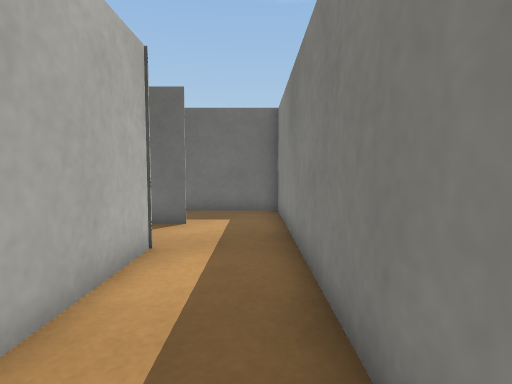
View 1 (above)

17 first-person views from a walk through a Webots world. The camera is 0.39 m above the floor, tilts 4° down and sees 80° across. The floor is counted in squares, 0.25 m on a side. Each view is taken from the middle of a square. On the plan, view 1 faces up. The plan holds only what a view shows up to about 15 squares ahead; the rest is blank. The place goes on beyond the plan. Robots are left out. Webots' stock objects and surfaces are drawn as simple stand-ins.

View 2
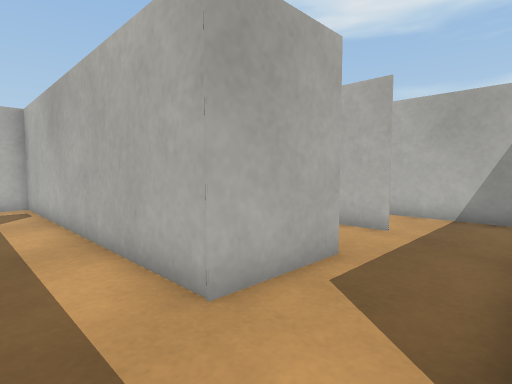

View 3
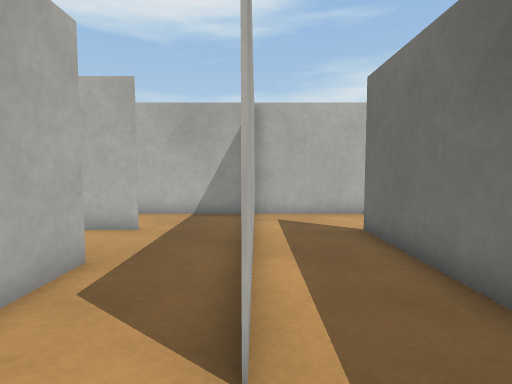

View 4
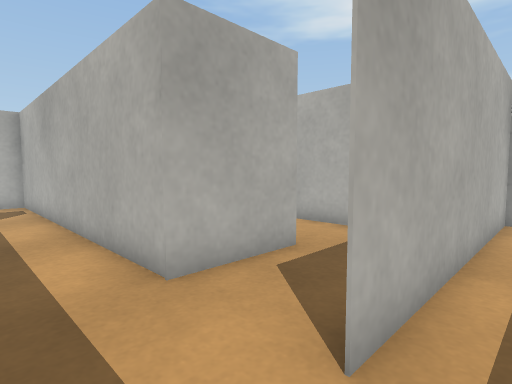

View 5
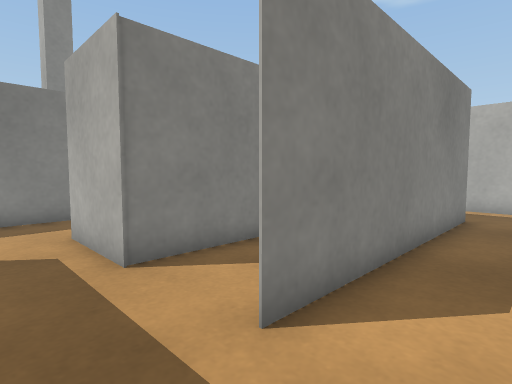

View 6
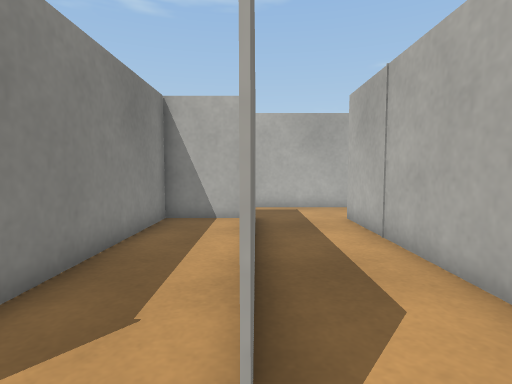

View 7
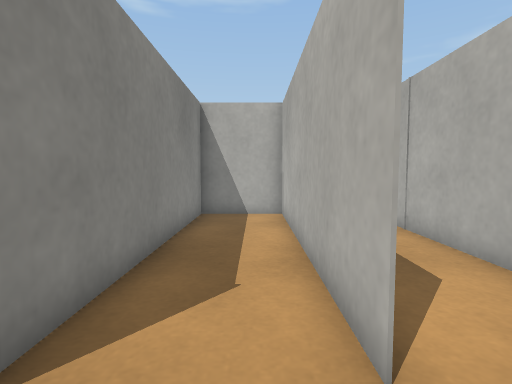

View 8
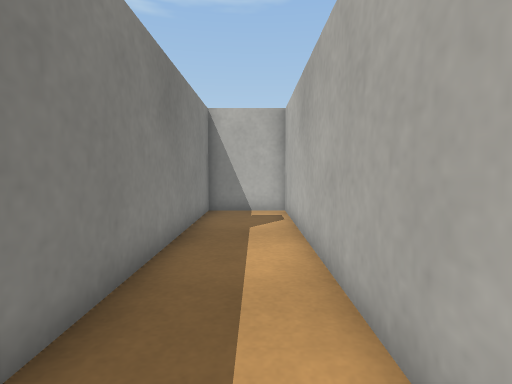

View 9
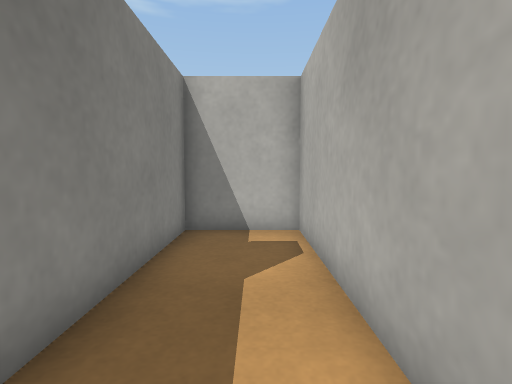

View 10
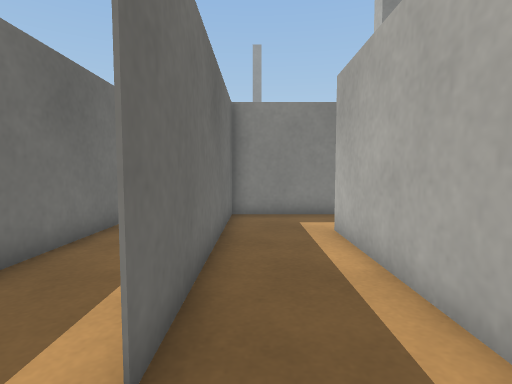

View 11
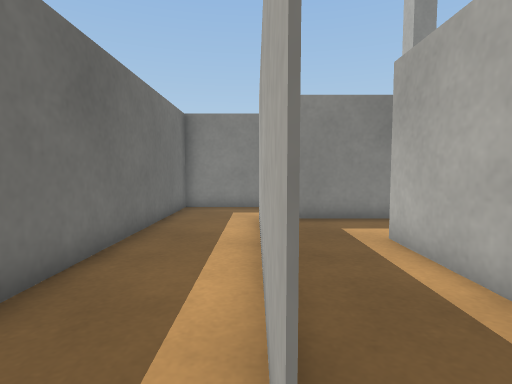

View 12
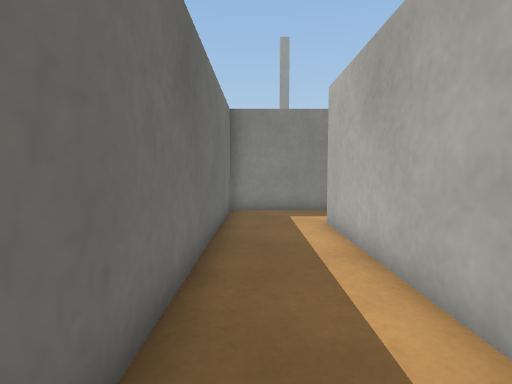

View 13
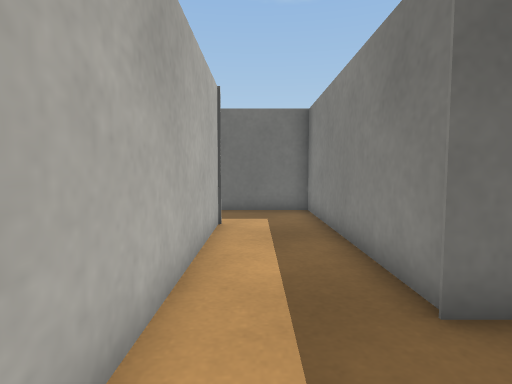

View 14
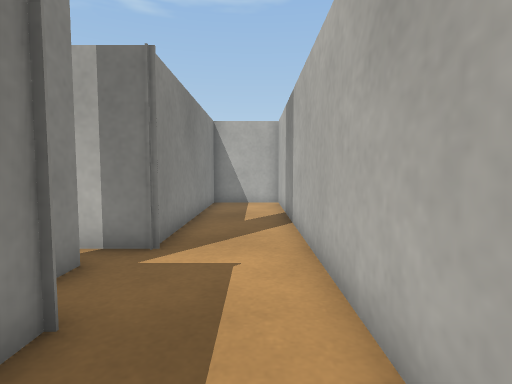

View 15
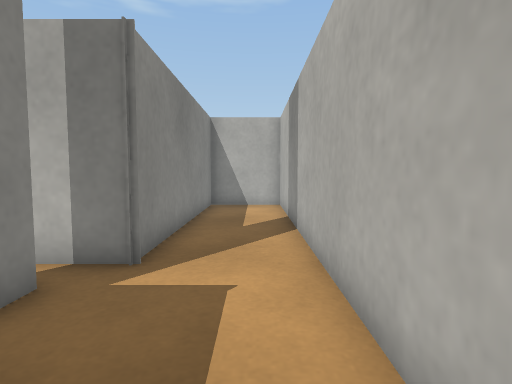

View 16
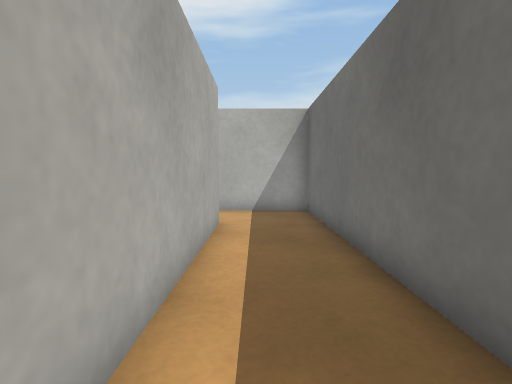

View 17
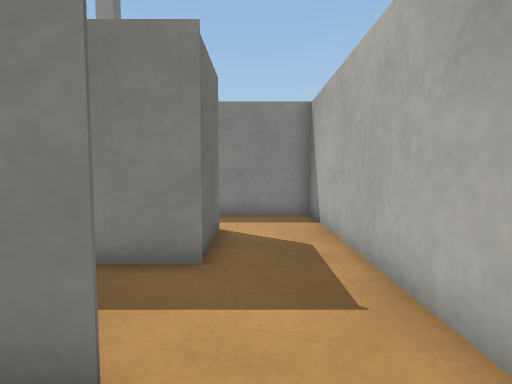

### Floor plan
Ten units are one square. View 1 is at (0, 0); x grows to the right and y downward. Boxes are objects, and circles mark ways between rooms. Rooms are numbered by the first view taken in them; rooms with no view inside come last. Other rooms are left out.
<svg viewBox="-125 -155 187 230">
<path fill="none" stroke="#000" d="M-20 -89 -31 -89M-79 -60 -79 30 -50 30 -50 -61 -21 -61 -21 60M-21 59 10 59M9 60 9 -84M-110 -89 -20 -89M9 -84 9 -119 -81 -119M-110 -125 -110 -90M-49 30 -80 30 -80 -60M-105 59 -21 59M-22 60 -22 26M-110 -90 -110 30M47 -61 41 -61 41 -150 -110 -150 -110 -125M49 -40 49 -48M-81 -119 9 -119 9 60M10 59 41 59 41 -30 57 -30M-120 59 -105 59M-110 30 -110 22"/>
<circle cx="-10" cy="-90" r="3" fill="#2a7"/>
<circle cx="-80" cy="-70" r="3" fill="#2a7"/>
<circle cx="-95" cy="-120" r="3" fill="#2a7"/>
<circle cx="-110" cy="40" r="3" fill="#2a7"/>
<text x="-10" y="-30">1</text>
<text x="-50" y="-100">2</text>
<text x="-90" y="0">3</text>
<text x="20" y="-80">4</text>
<text x="-80" y="70">5</text>
</svg>
Room 1 opens to room 2. Room 1 opens to room 3. Room 2 opens to room 4. Room 3 opens to room 5.

Where each view was taken, in squares from view 1:
view 1: 0 up, 0 right, facing up
view 2: 9 up, 0 right, facing down-left
view 3: 9 up, 0 right, facing left
view 4: 10 up, 0 right, facing down-left
view 5: 8 up, 10 left, facing down-right
view 6: 7 up, 8 left, facing down
view 7: 8 up, 7 left, facing down
view 8: 6 up, 1 left, facing down
view 9: 2 up, 1 left, facing down
view 10: 11 up, 10 left, facing right
view 11: 12 up, 9 left, facing right
view 12: 14 up, 8 left, facing right
view 13: 3 up, 2 right, facing up
view 14: 9 up, 2 right, facing down
view 15: 8 up, 2 right, facing down
view 16: 13 up, 1 right, facing left
view 17: 4 down, 13 left, facing right
